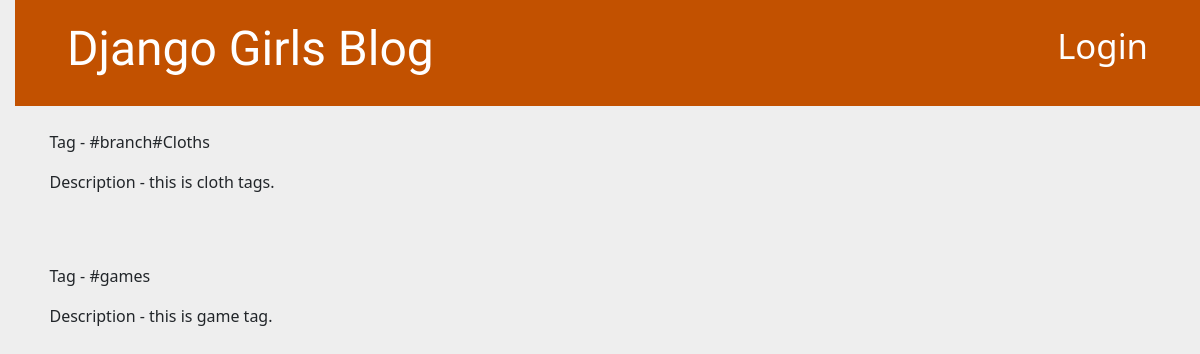
The app's page /tags with its own data.
### blog/models.py (models this page shows, shortened)
class Tag(models.Model):
    name = models.CharField(max_length=60)
    desc = models.TextField()

### blog/views.py (the view)
# urls.py: path('tags', views.tag_list, name="tag_list"),
def tag_list(request):
    tags = Tag.objects.all()
    return render(request, 'tag/tag_list.html', {'tags': tags})

### blog/templates/tag/tag_list.html
{% extends 'blog/base.html' %}
{% block content %}
    {% for tag in tags.all %}
        <article class="post mt-4">
            <p>Tag - {{ tag.name }}</p>
            <p>Description - {{tag.desc}}</p>
        </article>
    {% endfor %}
{% endblock %}

### blog/static/css/blog.css (style rules this page uses)
* { margin:0; padding:0 }
body { background-color: #eee!important; }
body { padding-left: 15px; }
.post { margin-bottom: 70px; }

### records on screen
Tag: name "#branch#Cloths", desc "this is cloth tags."
Tag: name "#games", desc "this is game tag."
